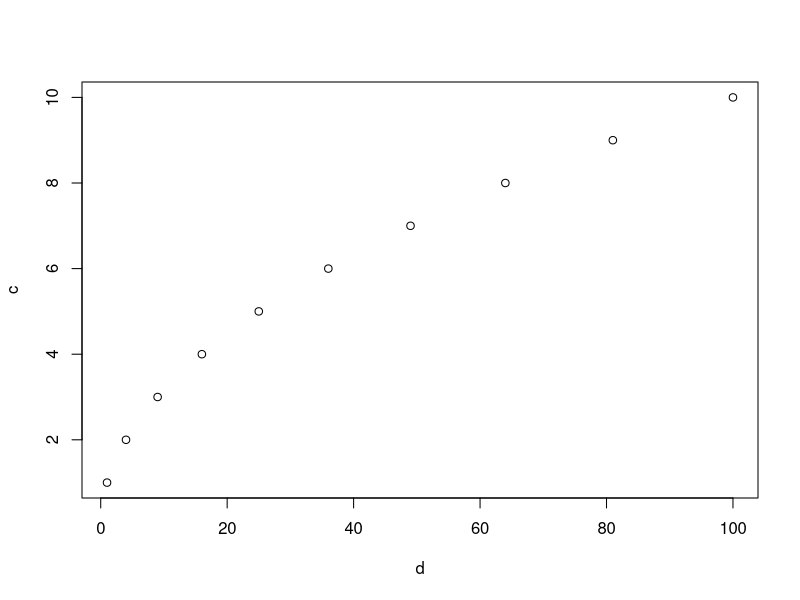
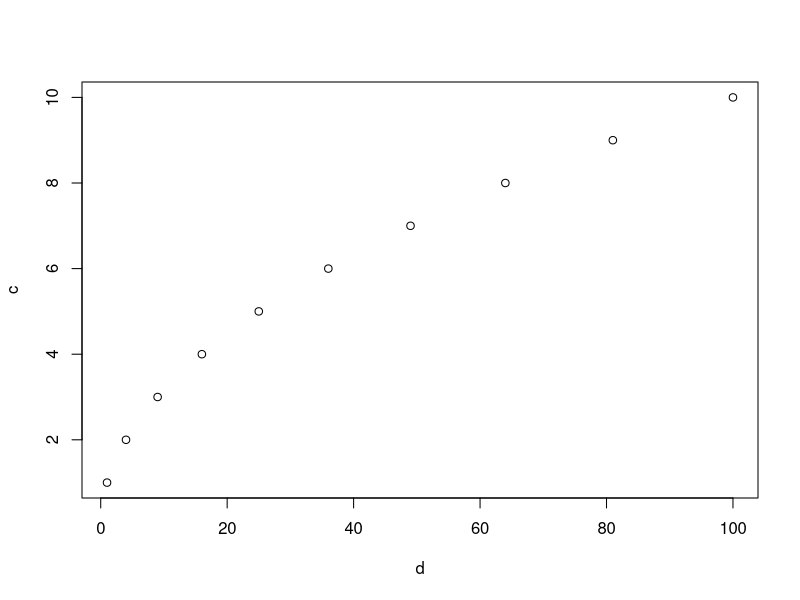
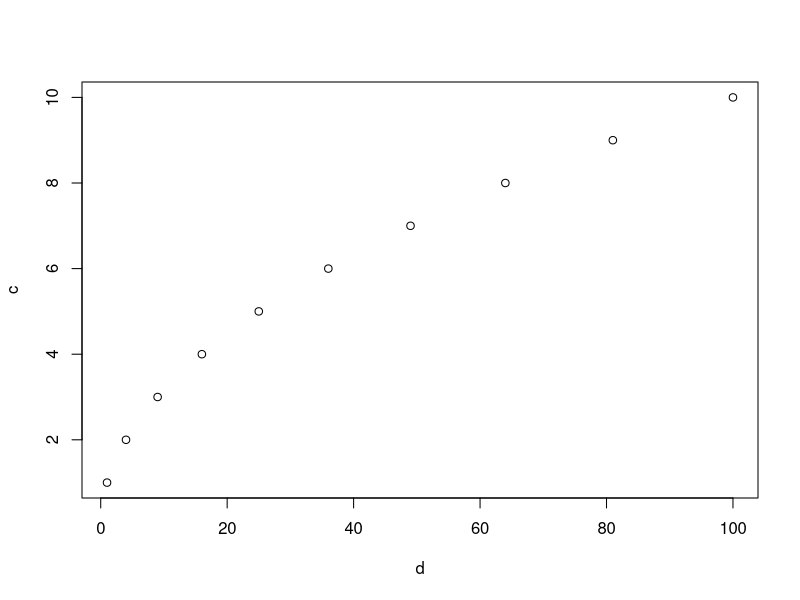

R code for these plots, in order:
#I want to calculate 10+11
a<-10+11
a
#and the result is 21
#
b<-a+16

#Now a sequence of values
c<-1:10
#which I square
d<-c^2
#and plot
plot(d,c)

plot(x=d,y=c)
plot(d,c)



